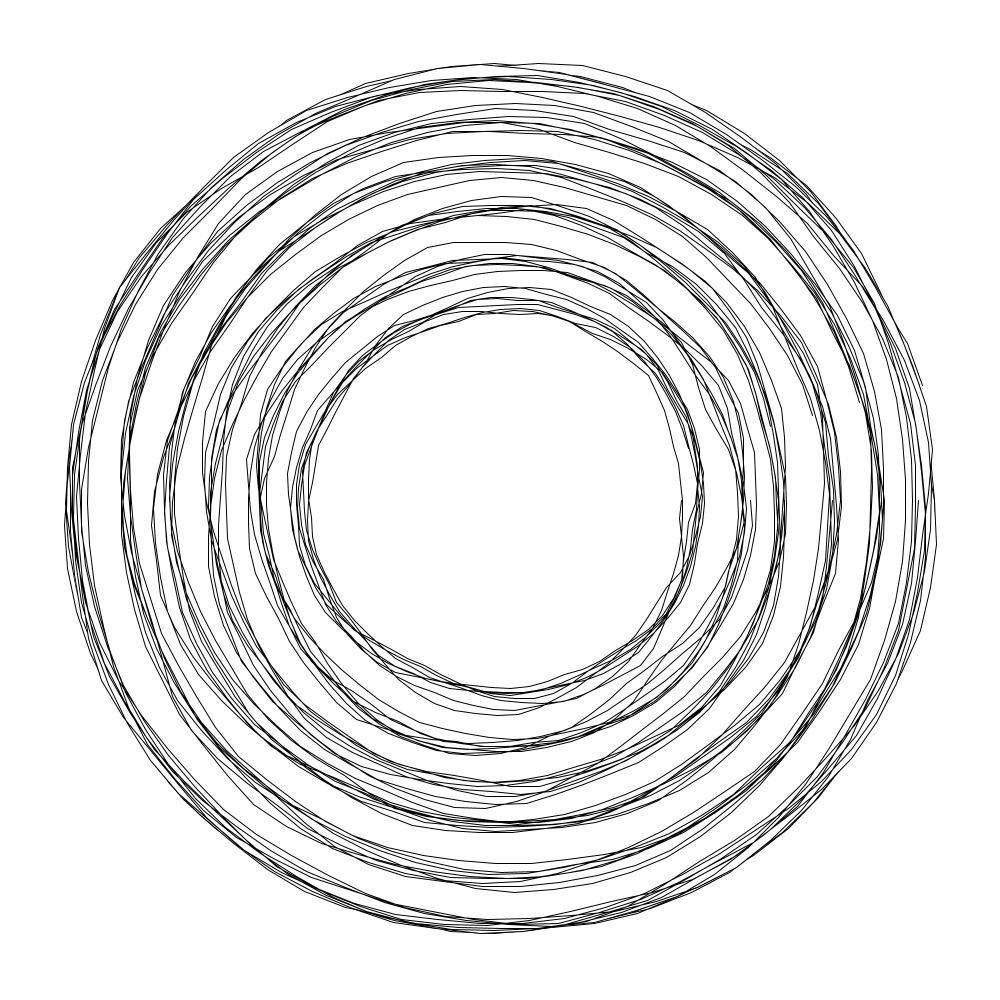
Frame 1 (no input)
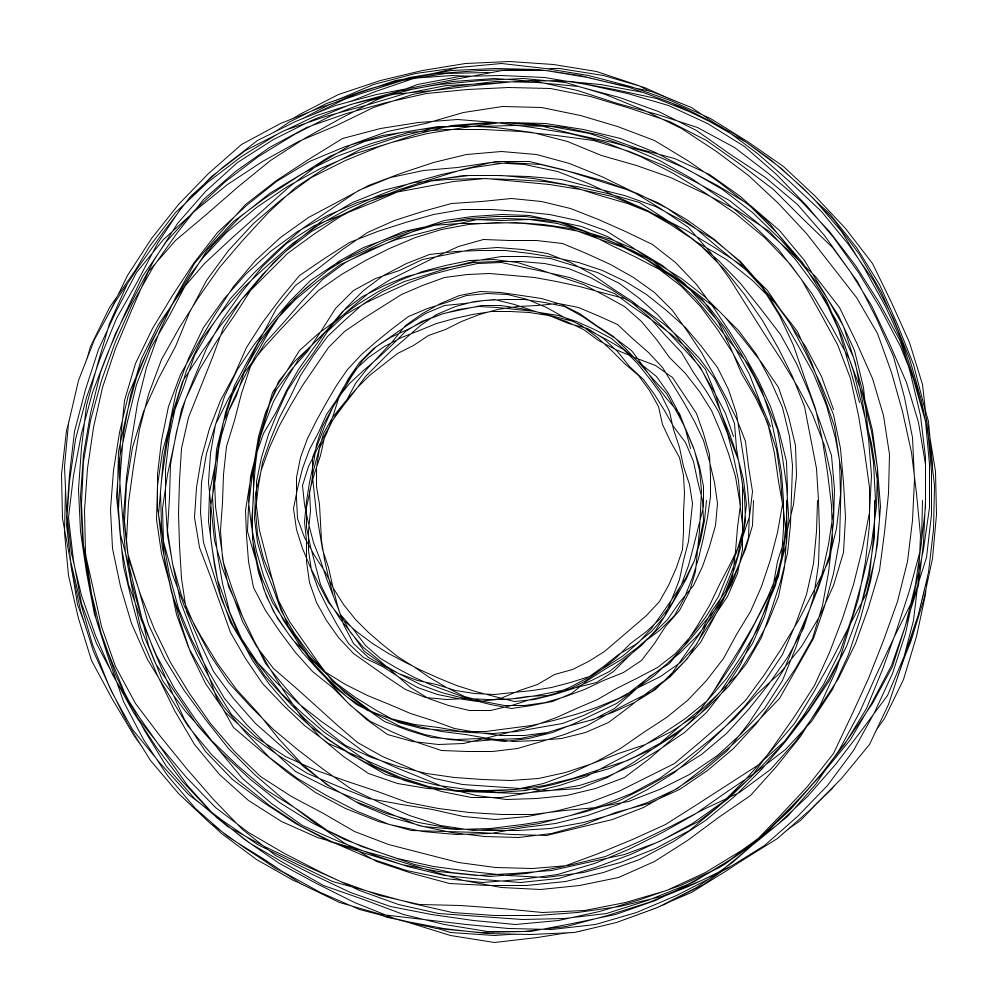
Frame 60 (the mouse pressed at the canvas centre just before this capture)
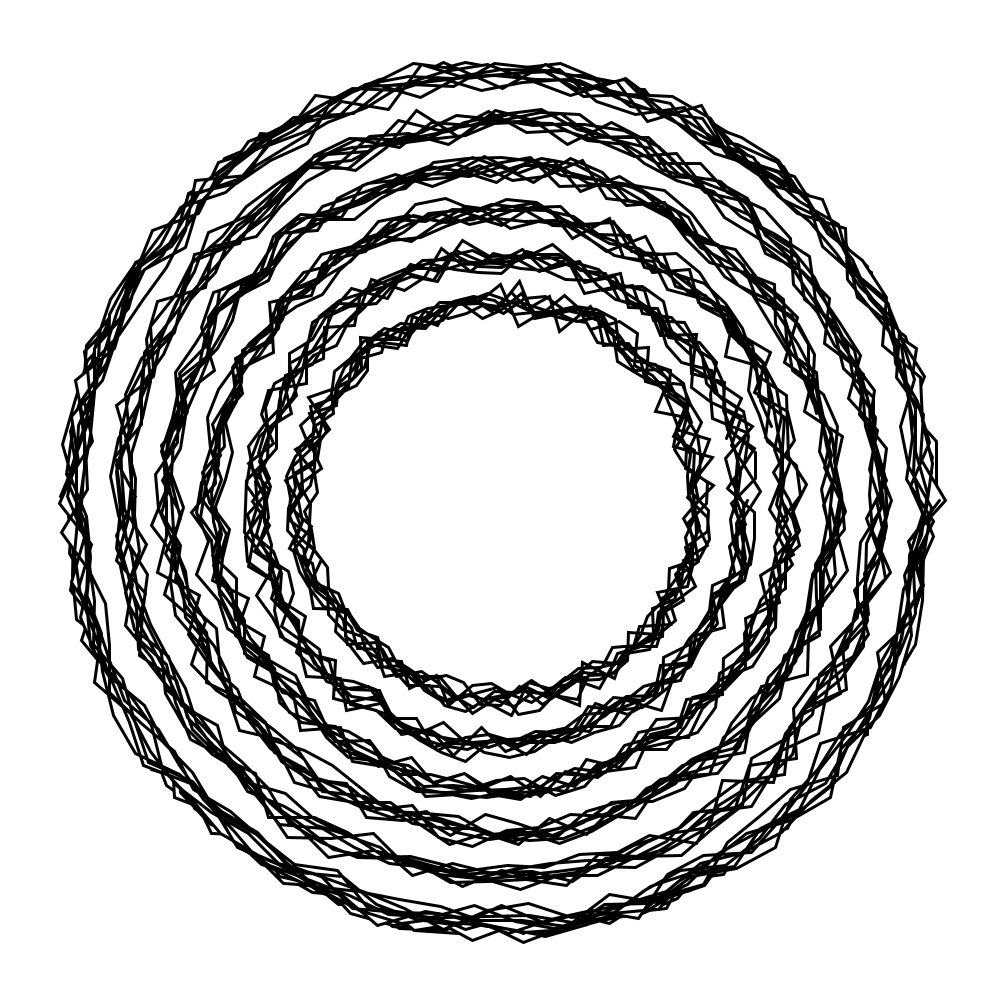
Frame 120 (the mouse held since frame 60 and released just before this capture)

The Processing sketch that drew these frames (run headless with seeded random() and noise(); from frame 60 on, the mouse is pressed at the canvas centre):

// Processing sketch: Sketch_19
// ── Sketch_19.pde
float yOffset = 0.0;

Blob[] blobs = new Blob[3];

void setup() {
  size(1000, 1000);
  stroke(0);

  for (int i = 0; i < blobs.length; i++) {
    blobs[i] = new Blob();
  }
}

void draw() {
  background(255);
  translate(width / 2, height / 2);

  for (Blob blob : blobs) {
    blob.makeBlob(425.0, 50.0, color(255));
    blob.makeBlob(380.0, 50.0, color(255));
    blob.makeBlob(335.0, 50.0, color(255));
    blob.makeBlob(290.0, 50.0, color(255));
    blob.makeBlob(245.0, 5.0, color(255));
    blob.makeBlob(200.0, 20.0, color(255));
  }

  yOffset += 10;
  
}


class Blob {

  void makeBlob(float radius, float _xoffset, color bColor) {

    fill(bColor);

    beginShape();

    float xOffset = _xoffset;
    for (float i = 0; i < 50; i += 0.1) {
      float offset = map(noise(xOffset, yOffset), 0, 1, -30, 30);
      float r = radius + offset;
      float x = r * cos(i);
      float y = r * sin(i);

      vertex(x, y);

      xOffset += 0.1;
      
      if (mousePressed == true) {
        xOffset += 200;
        yOffset += 250;
        strokeWeight(3);
        
      }
      
      
      else {
      yOffset += 0.02;
      strokeWeight(1);
      
      }
    }

    endShape();
  }
}
